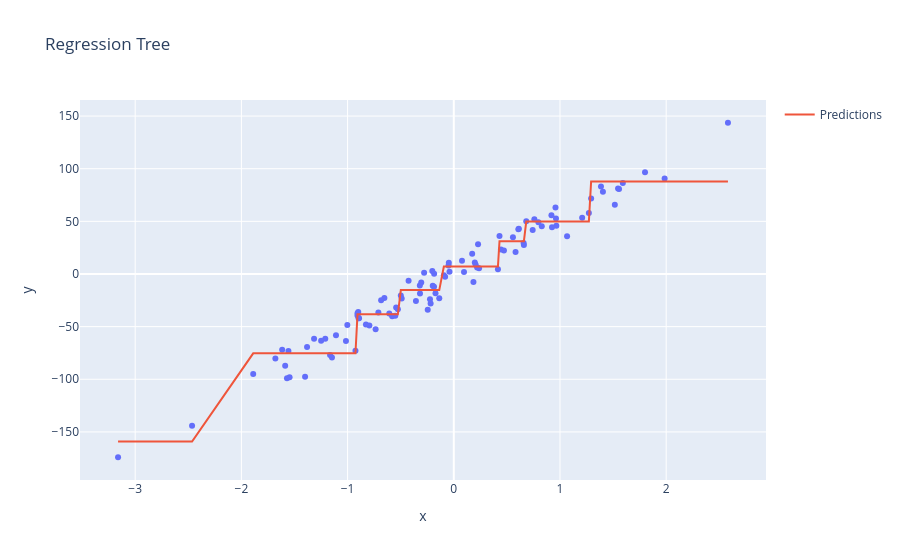

Notebook cell for this chart:
### Markdown cell above
<a class="anchor" id="library"></a>
# 13. Descision Regression Tree library

```python
# 1. Regression Tree (scikit-learn)
from sklearn.tree import DecisionTreeRegressor

model1 = DecisionTreeRegressor(
    criterion="squared_error", # "squared_error", "absolute_error"
    splitter="best", # "best" or "random"
    max_depth=None, # maximum tree depth
    max_leaf_nodes=10, # maximum number of leaves allowed
    min_samples_split=2, # min samples to split a node
    min_samples_leaf=1, # min samples in a leaf
    max_features=None, # number of features to consider
    random_state=42 # reproducible results.
)

model1.fit(X, y)

model1.predict(X) # predicted values
model1.score(X, y) # R^2 score


# 2. Regression Tree with Cross-Validation (Grid Search)
from sklearn.model_selection import GridSearchCV

param_grid = {
    "max_depth": [None, 5, 10, 20],
    "min_samples_split": [2, 5, 10],
    "min_samples_leaf": [1, 2, 4],
    "criterion": ["squared_error", "absolute_error"]
}

model2 = GridSearchCV(
    estimator=DecisionTreeRegressor(random_state=42),
    param_grid=param_grid,
    scoring="r2",
    cv=5,
    n_jobs=-1
)

model2.fit(X, y)

model2.best_params_ # best hyperparameters
model2.best_score_ # best CV score
model2.best_estimator_


# 3. Feature Importance
model1.feature_importances_ # importance of each feature


# 4. Tree Visualization
from sklearn.tree import plot_tree
import matplotlib.pyplot as plt

plt.figure(figsize=(12, 8))
plot_tree(model1, filled=True, feature_names=None)
plt.show()


# 5. Export Tree Rules (text)
from sklearn.tree import export_text

tree_rules = export_text(model1)
print(tree_rules)


# 6. Cost Complexity Pruning (post-pruning)
path = model1.cost_complexity_pruning_path(X, y)
ccp_alphas = path.ccp_alphas

models = []
for alpha in ccp_alphas:
    model = DecisionTreeRegressor(ccp_alpha=alpha)
    model.fit(X, y)
    models.append(model)

# Evaluate models to choose best alpha


# 7. Using Randomized Search (faster tuning)
from sklearn.model_selection import RandomizedSearchCV

param_dist = {
    "max_depth": [None, 5, 10, 20, 30],
    "min_samples_split": [2, 5, 10, 20],
    "min_samples_leaf": [1, 2, 4, 8]
}

model7 = RandomizedSearchCV(
    estimator=DecisionTreeRegressor(random_state=42),
    param_distributions=param_dist,
    n_iter=20,
    scoring="r2",
    cv=5,
    random_state=42,
    n_jobs=-1
)

model7.fit(X, y)

model7.best_params_
model7.best_score_


# 8. Train/Test Split Evaluation
from sklearn.model_selection import train_test_split
from sklearn.metrics import mean_squared_error

X_train, X_test, y_train, y_test = train_test_split(
    X, y, test_size=0.2, random_state=42
)

model8 = DecisionTreeRegressor(max_depth=10)
model8.fit(X_train, y_train)

y_pred = model8.predict(X_test)

mean_squared_error(y_test, y_pred)
model8.score(X_test, y_test) # R^2


# 9. Pipeline (with preprocessing)
from sklearn.pipeline import Pipeline
from sklearn.preprocessing import StandardScaler

pipeline = Pipeline([
    ("scaler", StandardScaler()), # optional for trees (not required)
    ("tree", DecisionTreeRegressor(max_depth=10))
])

pipeline.fit(X, y)
pipeline.predict(X)


# 10. Ensemble Extension (Random Forest for comparison)
from sklearn.ensemble import RandomForestRegressor

rf = RandomForestRegressor(
    n_estimators=100,
    max_depth=None,
    random_state=42,
    n_jobs=-1
)

rf.fit(X, y)
rf.predict(X)
rf.score(X, y)

# 11. Create toy regression data
from sklearn.datasets import make_regression

X, y = make_regression(
    n_samples=100, # number of data points
    n_features=1, # number of features (keep 1 for easy visualization)
    noise=10, # add noise
    random_state=42 # for reproducible results
)
```

### Code cell
# Create toy data
X, y = make_regression(n_samples=100,n_features=1,noise=10,random_state=9150)

fig = px.scatter(x=X[:,0],y=y,title="Regression Tree")

model = DecisionTreeRegressor(max_depth=3, random_state=1000)
model.fit(X, y)


# Predictions
y_pred = model.predict(X)

# sort values for plotting
X_sorted = np.sort(X, axis=0)
y_sorted_pred = model.predict(X_sorted)

fig.add_scatter(x=X_sorted[:,0], y=y_sorted_pred,name="Predictions")

fig.show()

### Figure 1 — Plotly figure (JSON) as saved in the notebook; plotly's stock layout.template omitted (floating-point values rounded to 4 significant figures)
{"data": [{"hovertemplate": "x=%{x}<br>y=%{y}<extra></extra>", "legendgroup": "", "marker": {"color": "#636efa", "symbol": "circle"}, "mode": "markers", "name": "", "orientation": "v", "showlegend": false, "type": "scatter", "x": [-0.1368, -1.588, -1.616, 0.9623, -1.015, 0.6823, 1.209, -1.546, 0.6576, 0.5818, 1.272, 0.09625, -0.3182, -0.1982, 1.985, -0.9065, 0.1851, -0.04059, 1.547, -0.5428, 0.2197, 0.557, -1.4, 0.6602, -0.9069, -0.8996, 0.9657, -1.316, -0.551, -2.465, -0.6536, -1.109, -0.7947, 0.9196, 0.7429, -0.8968, -0.1721, -1.21, 0.4304, 0.8285, -0.2795, 1.592, -0.6074, -0.4906, 1.556, -1.68, -0.04678, 0.238, 0.6125, -1.249, -0.6842, -1.382, -1.147, 1.067, -0.4257, -0.3197, -0.08172, 0.1981, -0.71, -1.889, 0.9575, -0.8274, -0.3565, -0.1851, 0.4722, -0.7362, 0.2285, -0.2182, 0.4158, -1.165, -3.162, 0.7967, -0.3064, 1.293, -1.571, 1.801, 0.444, -0.4987, 2.582, -0.2455, 1.516, -0.09357, 0.608, -0.2241, -1.557, 1.404, -0.2021, 0.1732, 0.07734, -0.1862, 0.2058, -0.8922, 0.925, -0.9259, 1.386, -0.04934, -1.002, -0.5265, -0.5803, 0.7588], "xaxis": "x", "y": [-23.0, -87.05, -71.87, 52.78, -63.73, 50.02, 53.53, -97.97, 29.45, 20.94, 57.94, 1.982, -18.55, -11.27, 90.77, -37.38, -7.599, 2.122, 81.17, -31.88, 6.086, 34.97, -97.49, 27.57, -39.38, -36.2, 45.78, -61.45, -39.69, -144.2, -22.82, -58.27, -48.99, 55.87, 41.68, -41.95, -18.37, -61.62, 36.03, 45.33, 1.225, 86.52, -37.42, -23.18, 80.64, -80.22, 10.62, 5.421, 42.87, -63.49, -24.86, -69.36, -79.42, 35.77, -6.381, -10.88, -2.576, 10.8, -36.69, -95.0, 63.22, -47.92, -25.76, 0.1305, 22.27, -52.52, 28.25, -28.01, 4.562, -76.86, -174.1, 49.06, -8.016, 71.68, -98.93, 96.66, 23.27, -20.47, 143.6, -33.94, 65.65, -1.246, 42.55, -23.96, -73.19, 78.12, 2.828, 19.32, 12.59, -12.16, 8.661, -42.05, 44.4, -72.88, 83.11, 7.996, -48.38, -33.45, -40.07, 51.91], "yaxis": "y"}, {"name": "Predictions", "type": "scatter", "x": [-3.162, -2.465, -1.889, -1.68, -1.616, -1.588, -1.571, -1.557, -1.546, -1.4, -1.382, -1.316, -1.249, -1.21, -1.165, -1.147, -1.109, -1.015, -1.002, -0.9259, -0.9069, -0.9065, -0.8996, -0.8968, -0.8922, -0.8274, -0.7947, -0.7362, -0.71, -0.6842, -0.6536, -0.6074, -0.5803, -0.551, -0.5428, -0.5265, -0.4987, -0.4906, -0.4257, -0.3565, -0.3197, -0.3182, -0.3064, -0.2795, -0.2455, -0.2241, -0.2182, -0.2021, -0.1982, -0.1862, -0.1851, -0.1721, -0.1368, -0.09357, -0.08172, -0.04934, -0.04678, -0.04059, 0.07734, 0.09625, 0.1732, 0.1851, 0.1981, 0.2058, 0.2197, 0.2285, 0.238, 0.4158, 0.4304, 0.444, 0.4722, 0.557, 0.5818, 0.608, 0.6125, 0.6576, 0.6602, 0.6823, 0.7429, 0.7588, 0.7967, 0.8285, 0.9196, 0.925, 0.9575, 0.9623, 0.9657, 1.067, 1.209, 1.272, 1.293, 1.386, 1.404, 1.516, 1.547, 1.556, 1.592, 1.801, 1.985, 2.582], "y": [-159.1, -159.1, -75.4, -75.4, -75.4, -75.4, -75.4, -75.4, -75.4, -75.4, -75.4, -75.4, -75.4, -75.4, -75.4, -75.4, -75.4, -75.4, -75.4, -75.4, -38.33, -38.33, -38.33, -38.33, -38.33, -38.33, -38.33, -38.33, -38.33, -38.33, -38.33, -38.33, -38.33, -38.33, -38.33, -38.33, -15.28, -15.28, -15.28, -15.28, -15.28, -15.28, -15.28, -15.28, -15.28, -15.28, -15.28, -15.28, -15.28, -15.28, -15.28, -15.28, -15.28, 7.133, 7.133, 7.133, 7.133, 7.133, 7.133, 7.133, 7.133, 7.133, 7.133, 7.133, 7.133, 7.133, 7.133, 7.133, 31.1, 31.1, 31.1, 31.1, 31.1, 31.1, 31.1, 31.1, 31.1, 49.79, 49.79, 49.79, 49.79, 49.79, 49.79, 49.79, 49.79, 49.79, 49.79, 49.79, 49.79, 49.79, 87.8, 87.8, 87.8, 87.8, 87.8, 87.8, 87.8, 87.8, 87.8, 87.8]}], "layout": {"legend": {"tracegroupgap": 0}, "title": {"text": "Regression Tree"}, "xaxis": {"anchor": "y", "domain": [0, 1], "title": {"text": "x"}}, "yaxis": {"anchor": "x", "domain": [0, 1], "title": {"text": "y"}}}}
